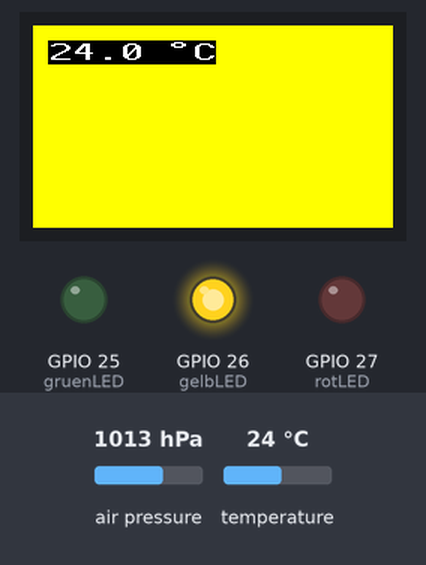
Recording of a program running on a simulated ESP32 board running MicroPython. Parts: 240×135 colour display, output pins drawn as LEDs (lit = HIGH). The inputs (shaded band) are chosen by the test bench; at power-on: temperature 24 °C, air pressure 1013 hPa. Library files of the repository ran but are not shown: st7789py.py, bmp180.py, vga2_16x16.py; pins used as bus, display or sensor lines are not drawn.

Above: at 1.6 s.
2.4 s: temperature set to 12 °C
At 2.7 s:
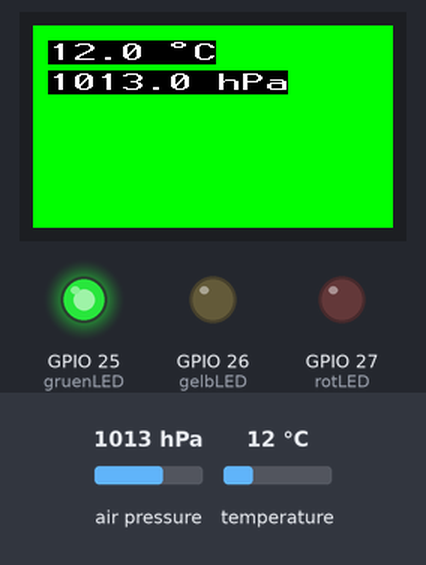
At 3.4 s:
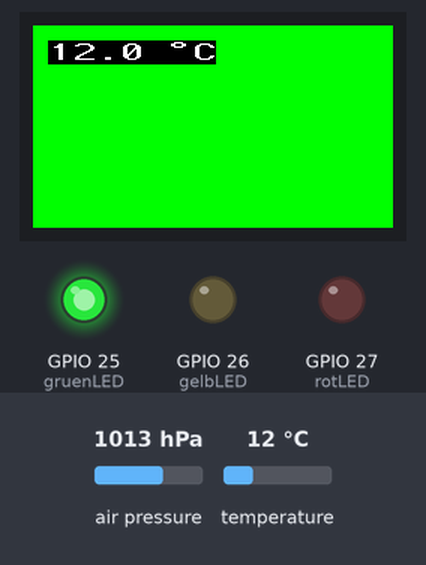
5.4 s: temperature set to 25 °C
At 6.0 s:
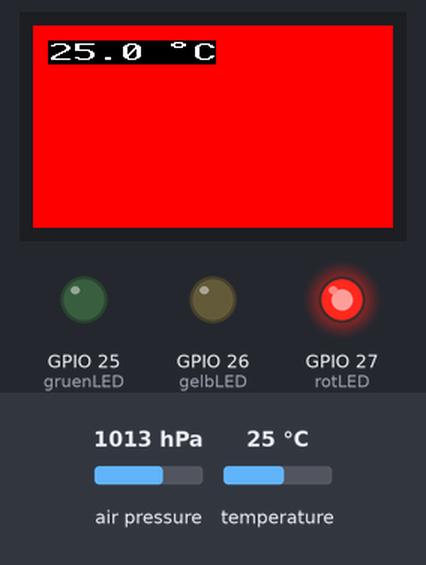
Timing chart, 0 to 8.4 s (numbered marks = the images above; inputs shaded):
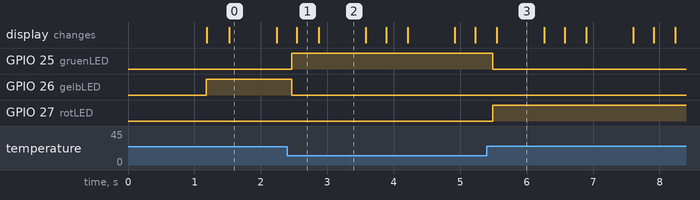

The program:

oled.py
```python
# ttgo_fonts.py
# Pages through all characters of four fonts on the LILYGO® TTGO T-Display.
# https://www.youtube.com/watch?v=2cnAhEucPD4
from time import sleep                          # für die Messung der Sensoren                                          # Bibliothek Wartezeit
from machine import Pin, SoftSPI, SoftI2C       # Pin (BMP180 & TFT), SoftSPI (TFT) und SoftI2C (BMP180)                # Bibliothek Pin, Busssystem
import st7789py as st7789                       # TFT (Display)                                                         # Bibliothek Display
from bmp180 import BMP180                       # BMP180 (Sensor)                                                       # Bibliothek Sensor BMP180 (Temperatur,Luftdruck)
#----------------------------------------------------------------------------------------------------------
# CHoose fonts
#----------------------------------------------------------------------------------------------------------
from romfonts import vga2_16x16 as font         # Schriftart laden                                                      # Schriftart aus Ordner laden

i2c = SoftI2C(scl=Pin(22), sda=Pin(21))         # I2C (BMP180)                                                          # Busssystem mit den Pins verbunden
bmp = BMP180(i2c)                               # Objekt bmp instanzieren                                               # Sensor mit Busssystem verbunden

#------- Initialisierung Anfang -----
spi = SoftSPI(                                  # Objekt spi (TFT) instanzieren                                         # Parameter Busssystem eingestellt
        baudrate=20000000,                      # Kommunikationsgeschwindikeit
        polarity=1,
        phase=0,
        sck=Pin(18),
        mosi=Pin(19),
        miso=Pin(13))

tft = st7789.ST7789(                            # Objekt tft intanzieren                                                # Parameter Display eingestellt
        spi,                                    # Schnittstelle
        135,                                    # Pixel X-Achse (Hochkant)
        240,                                    # Pixel Y-Achse (Hochkant)
        reset=Pin(23, Pin.OUT),
        cs=Pin(5, Pin.OUT),
        dc=Pin(16, Pin.OUT),
        backlight=Pin(4, Pin.OUT),
        rotation=1)                             # Rotation 0=000°, 1=090°, 2=180°, 3=270°                               # Ausrichtung der Schrift auf dem Display

gruenLED = Pin(25, Pin.OUT)                                                                                             # Pin(25) Ausgang an Led verbunden
gelbLED  = Pin(26, Pin.OUT)                                                                                             # Pin(26) Ausgang an Led verbunden
rotLED   = Pin(27, Pin.OUT)                                                                                             # Pin(27) Ausgang an Led verbunden
#-------- Initialisierung Ende ------


line = 0                                        # Zeile     (werden hier überschrieben)
col = 0                                         # Spalte    (werden hier überschrieben)
while True:                                                                                                             # Wiederholende Schleife
    if bmp.temperature < 24:                                                                                            # Wenn die Temperatur unter 24°C ist dann mach das:
        tft.fill(st7789.GREEN)                                                                                          # Hintergrund Display Grün
        gruenLED.value(1)                                                                                               # Ausgang Grüne Led freischalten
        gelbLED.value(0)                                                                                                # Ausgang Gelbe Led ausschalten
        rotLED.value(0)                                                                                                 # Ausgang Rote Led ausschalten         sonst mache:
    elif bmp.temperature <25:                                                                                           # Wenn die Temperatur unter 25°C ist dann mach das:
        tft.fill(st7789.YELLOW)                                                                                         # Hintergrund Display Gelb
        gruenLED.value(0)                                                                                               # Ausgang Grüne Led ausschalten
        gelbLED.value(1)                                                                                                # Ausgang Gelbe Led freischalten
        rotLED.value(0)                                                                                                 # Ausgang Rote Led ausschalten
    else:                                                                                                               # Sonst mach das:
        tft.fill(st7789.RED)                                                                                            # Hintergrund Display Rot
        gruenLED.value(0)                                                                                               # Ausgang Grüne Led ausschalten
        gelbLED.value(0)                                                                                                # Ausgang Gelbe Led ausschalten
        rotLED.value(1)                                                                                                 # Ausgang Rote Led freischalten
    ausgabe = str(round(bmp.temperature,1))       # ausgabe der Temperatur in string                                    # str für Werte für das Display
    ausgabe = str(ausgabe + ' \xf8C')                                                                                   # \xf8 = ° Unicode
    tft.text(font, ausgabe, 10, 10, st7789.WHITE, st7789.BLACK)                                                         # Ausgabe auf dem Display mit weißer Schrift, Schwarzer Hintergrund
    luftDruck = str(round(bmp.pressure / 100,1))
    ausgabe2 = str(luftDruck + ' hPa')
    tft.text(font, ausgabe2, 10, 30, st7789.WHITE, st7789.BLACK)                                                        # Schrift = Weiß, Schrifthintergrund = Schwarz    
```

Measured:
- after the input at 2.4 s, GPIO 25 (gruenLED): LOW → HIGH after 0.07 s; GPIO 26 (gelbLED): HIGH → LOW after 0.07 s; the display: changes after 0.14 s (image 1)
- after the input at 5.4 s, GPIO 25 (gruenLED): HIGH → LOW after 0.09 s; GPIO 27 (rotLED): LOW → HIGH after 0.09 s; the display: changes after 0.15 s (image 3)
- what the display in image 0 shows lasts 0.7 s, from 1.5 s to 2.2 s
